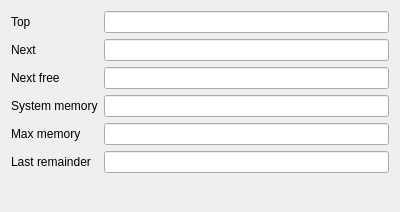
<?xml version="1.0" encoding="UTF-8"?>
<ui version="4.0">
 <class>ArenaInfoDialog</class>
 <widget class="QDialog" name="ArenaInfoDialog">
  <property name="geometry">
   <rect>
    <x>0</x>
    <y>0</y>
    <width>400</width>
    <height>212</height>
   </rect>
  </property>
  <property name="windowTitle">
   <string>Dialog</string>
  </property>
  <layout class="QVBoxLayout" name="verticalLayout">
   <item>
    <layout class="QFormLayout" name="formLayout">
     <item row="0" column="0">
      <widget class="QLabel" name="label">
       <property name="text">
        <string>Top</string>
       </property>
      </widget>
     </item>
     <item row="1" column="0">
      <widget class="QLabel" name="label_2">
       <property name="text">
        <string>Next</string>
       </property>
      </widget>
     </item>
     <item row="2" column="0">
      <widget class="QLabel" name="label_3">
       <property name="text">
        <string>Next free</string>
       </property>
      </widget>
     </item>
     <item row="3" column="0">
      <widget class="QLabel" name="label_4">
       <property name="text">
        <string>System memory</string>
       </property>
      </widget>
     </item>
     <item row="4" column="0">
      <widget class="QLabel" name="label_5">
       <property name="text">
        <string>Max memory</string>
       </property>
      </widget>
     </item>
     <item row="0" column="1">
      <widget class="QLineEdit" name="lineEditTop">
       <property name="readOnly">
        <bool>true</bool>
       </property>
      </widget>
     </item>
     <item row="1" column="1">
      <widget class="QLineEdit" name="lineEditNext">
       <property name="readOnly">
        <bool>true</bool>
       </property>
      </widget>
     </item>
     <item row="2" column="1">
      <widget class="QLineEdit" name="lineEditNextfree">
       <property name="readOnly">
        <bool>true</bool>
       </property>
      </widget>
     </item>
     <item row="3" column="1">
      <widget class="QLineEdit" name="lineEditSysMem">
       <property name="readOnly">
        <bool>true</bool>
       </property>
      </widget>
     </item>
     <item row="4" column="1">
      <widget class="QLineEdit" name="lineEditMaxMem">
       <property name="readOnly">
        <bool>true</bool>
       </property>
      </widget>
     </item>
     <item row="5" column="0">
      <widget class="QLabel" name="label_6">
       <property name="text">
        <string>Last remainder</string>
       </property>
      </widget>
     </item>
     <item row="5" column="1">
      <widget class="QLineEdit" name="lineEditLastRem">
       <property name="readOnly">
        <bool>true</bool>
       </property>
      </widget>
     </item>
    </layout>
   </item>
  </layout>
 </widget>
 <resources/>
 <connections/>
</ui>
